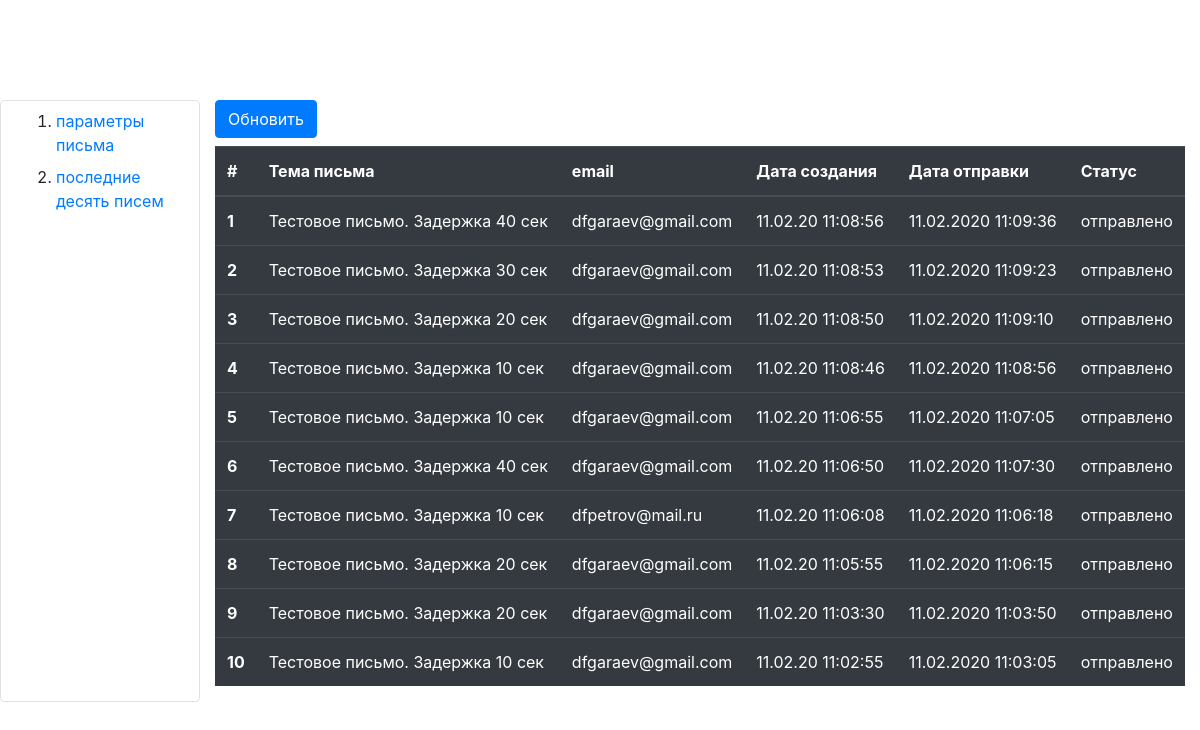
/plan/, run on the app's committed database.
### appmain/models.py (models this page shows, shortened)
class Letter(models.Model):
    subject = models.CharField(null=False, blank=False, max_length=100)
    email = models.EmailField(null=False, blank=False)
    message = models.TextField(null=False, blank=False, max_length=100)
    created = models.DateTimeField(auto_now_add=True)
    delay = models.IntegerField(default=0)
    class Meta:
        verbose_name = 'Письмо'
        verbose_name_plural = 'Письма'

class SentLetter(models.Model):
    letter = models.ForeignKey(Letter, null=True, blank=True, on_delete=models.CASCADE)
    sent_date = models.DateTimeField(auto_now_add=True)
    status = models.CharField(max_length=50, default='не отправлено')
    class Meta:
        verbose_name = 'Отправленное письмо'
        verbose_name_plural = 'Отправленные письма'

### appmain/views.py (the view)
# urls.py: url(r'^plan/$', views.plan, name='plan'),
def plan(request):
    letter_qs = Letter.objects.all().order_by('-created')[0:10]
    letters = []
    for letter in letter_qs:
        sent_letter = SentLetter.objects.filter(letter=letter)
        if sent_letter:
            from datetime import datetime, timedelta
            letters.append({'letter': letter, 'plan_date': letter.created+timedelta(seconds=letter.delay), 'status': sent_letter[0].status})
        else:
            from datetime import datetime, timedelta
            letters.append({'letter': letter, 'plan_date': letter.created+timedelta(seconds=letter.delay), 'status': 'не отправлено'})
    context = {
        'letters': letters
    }
    return render(request, 'appmain/plan.html', context)

### appmain/templates/appmain/plan.html (shortened to what this page needs)
<!DOCTYPE html>
<html lang="en">
<head>
    <link rel="stylesheet" href="https://stackpath.bootstrapcdn.com/bootstrap/4.4.1/css/bootstrap.min.css"
>
</head>
<body>
    <div class="container-fluid">
        <div class="row" style="height: 100px;"></div>
        <div class="row">
            <div class="col-2 border rounded">
                <ol>
                    <li class="my-2"><a href="{% url 'appmain:index' %}">параметры письма</a></li>
                    <li class="my-2"><a href="">последние десять писем</a></li>
                </ol>
            </div>
            <div class="col-10">
                <a href="{% url 'appmain:plan' %}" class="btn btn-primary mb-2">Обновить</a>
                <table class="table table-hover table-dark">
                    <thead>
                        <tr>
                            <th scope="col">#</th>
                            <th scope="col">Тема письма</th>
                            <th scope="col">email</th>
                            <th scope="col">Дата создания</th>
                            <th scope="col">Дата отправки</th>
                            <th scope="col">Статус</th>
                        </tr>
                    </thead>
                    <tbody>
                        {% for letter in letters %}
                        <tr>
                            <th scope="row">{{ forloop.counter }}</th>
                            <td>{{ letter.letter.subject }}</td>
                            <td>{{ letter.letter.email }}</td>
                            <td>{{ letter.letter.created|date:"d.m.y H:i:s" }}</td>
                            <td>{{ letter.plan_date|date:"d.m.Y H:i:s" }}</td>
                            <td>{{ letter.status }}</td>
                        </tr>
                        {% endfor %}
                    </tbody>
                </table>
            </div>
        </div>
    </div>
</body>
</html>

### data on the page
Letter: letter.subject "Тестовое письмо. Задержка 40 сек", letter.email "dfgaraev@gmail.com", letter.created "11.02.20 11:08:56", plan_date "11.02.2020 11:09:36", status "отправлено"
Letter: letter.subject "Тестовое письмо. Задержка 30 сек", letter.email "dfgaraev@gmail.com", letter.created "11.02.20 11:08:53", plan_date "11.02.2020 11:09:23", status "отправлено"
Letter: letter.subject "Тестовое письмо. Задержка 20 сек", letter.email "dfgaraev@gmail.com", letter.created "11.02.20 11:08:50", plan_date "11.02.2020 11:09:10", status "отправлено"
Letter: letter.subject "Тестовое письмо. Задержка 10 сек", letter.email "dfgaraev@gmail.com", letter.created "11.02.20 11:08:46", plan_date "11.02.2020 11:08:56", status "отправлено"
Letter: letter.subject "Тестовое письмо. Задержка 10 сек", letter.email "dfgaraev@gmail.com", letter.created "11.02.20 11:06:55", plan_date "11.02.2020 11:07:05", status "отправлено"
Letter: letter.subject "Тестовое письмо. Задержка 40 сек", letter.email "dfgaraev@gmail.com", letter.created "11.02.20 11:06:50", plan_date "11.02.2020 11:07:30", status "отправлено"
Letter: letter.subject "Тестовое письмо. Задержка 10 сек", letter.email "dfpetrov@mail.ru", letter.created "11.02.20 11:06:08", plan_date "11.02.2020 11:06:18", status "отправлено"
Letter: letter.subject "Тестовое письмо. Задержка 20 сек", letter.email "dfgaraev@gmail.com", letter.created "11.02.20 11:05:55", plan_date "11.02.2020 11:06:15", status "отправлено"
Letter: letter.subject "Тестовое письмо. Задержка 20 сек", letter.email "dfgaraev@gmail.com", letter.created "11.02.20 11:03:30", plan_date "11.02.2020 11:03:50", status "отправлено"
Letter: letter.subject "Тестовое письмо. Задержка 10 сек", letter.email "dfgaraev@gmail.com", letter.created "11.02.20 11:02:55", plan_date "11.02.2020 11:03:05", status "отправлено"
